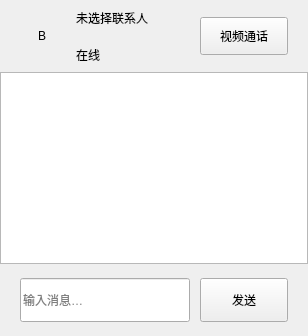
           <widget class="QWidget" name="chatView">
            <layout class="QVBoxLayout" name="chatViewLayout">
             <property name="spacing">
              <number>0</number>
             </property>
             <property name="leftMargin">
              <number>0</number>
             </property>
             <property name="topMargin">
              <number>0</number>
             </property>
             <property name="rightMargin">
              <number>0</number>
             </property>
             <property name="bottomMargin">
              <number>0</number>
             </property>
             <item>
              <widget class="QWidget" name="chatHead" native="true">
               <property name="minimumSize">
                <size>
                 <width>0</width>
                 <height>72</height>
                </size>
               </property>
               <property name="maximumSize">
                <size>
                 <width>16777215</width>
                 <height>72</height>
                </size>
               </property>
               <layout class="QHBoxLayout" name="chatHeadLayout">
                <property name="spacing">
                 <number>12</number>
                </property>
                <property name="leftMargin">
                 <number>20</number>
                </property>
                <property name="topMargin">
                 <number>0</number>
                </property>
                <property name="rightMargin">
                 <number>20</number>
                </property>
                <property name="bottomMargin">
                 <number>0</number>
                </property>
                <item>
                 <widget class="QLabel" name="chatAvatar">
                  <property name="minimumSize">
                   <size>
                    <width>44</width>
                    <height>44</height>
                   </size>
                  </property>
                  <property name="maximumSize">
                   <size>
                    <width>44</width>
                    <height>44</height>
                   </size>
                  </property>
                  <property name="text">
                   <string>B</string>
                  </property>
                  <property name="alignment">
                   <set>Qt::AlignCenter</set>
                  </property>
                 </widget>
                </item>
                <item>
                 <widget class="QWidget" name="chatTitle" native="true">
                  <layout class="QVBoxLayout" name="chatTitleLayout">
                   <property name="spacing">
                    <number>2</number>
                   </property>
                   <property name="leftMargin">
                    <number>0</number>
                   </property>
                   <property name="topMargin">
                    <number>0</number>
                   </property>
                   <property name="rightMargin">
                    <number>0</number>
                   </property>
                   <property name="bottomMargin">
                    <number>0</number>
                   </property>
                   <item>
                    <widget class="QLabel" name="chatName">
                     <property name="text">
                      <string>未选择联系人</string>
                     </property>
                    </widget>
                   </item>
                   <item>
                    <widget class="QLabel" name="chatStatus">
                     <property name="text">
                      <string>在线</string>
                     </property>
                    </widget>
                   </item>
                  </layout>
                 </widget>
                </item>
                <item>
                 <spacer name="chatHeadSpacer">
                  <property name="orientation">
                   <enum>Qt::Horizontal</enum>
                  </property>
                  <property name="sizeHint" stdset="0">
                   <size>
                    <width>40</width>
                    <height>20</height>
                   </size>
                  </property>
                 </spacer>
                </item>
                <item>
                 <widget class="QToolButton" name="btnCall">
                  <property name="minimumSize">
                   <size>
                    <width>88</width>
                    <height>38</height>
                   </size>
                  </property>
                  <property name="maximumSize">
                   <size>
                    <width>88</width>
                    <height>38</height>
                   </size>
                  </property>
                  <property name="cursor">
                   <cursorShape>PointingHandCursor</cursorShape>
                  </property>
                  <property name="toolTip">
                   <string>视频通话</string>
                  </property>
                  <property name="text">
                   <string>视频通话</string>
                  </property>
                  <property name="icon">
                   <iconset resource="../resources.qrc">
                    <normaloff>:/icons/icon-call.png</normaloff>:/icons/icon-call.png</iconset>
                  </property>
                  <property name="iconSize">
                   <size>
                    <width>15</width>
                    <height>15</height>
                   </size>
                  </property>
                  <property name="toolButtonStyle">
                   <enum>Qt::ToolButtonTextBesideIcon</enum>
                  </property>
                 </widget>
                </item>
               </layout>
              </widget>
             </item>
             <item>
              <widget class="QListWidget" name="listMessages">
               <property name="focusPolicy">
                <enum>Qt::NoFocus</enum>
               </property>
              </widget>
             </item>
             <item>
              <widget class="QWidget" name="inputRow" native="true">
               <property name="minimumSize">
                <size>
                 <width>0</width>
                 <height>72</height>
                </size>
               </property>
               <property name="maximumSize">
                <size>
                 <width>16777215</width>
                 <height>72</height>
                </size>
               </property>
               <layout class="QHBoxLayout" name="inputRowLayout">
                <property name="spacing">
                 <number>10</number>
                </property>
                <property name="leftMargin">
                 <number>20</number>
                </property>
                <property name="topMargin">
                 <number>0</number>
                </property>
                <property name="rightMargin">
                 <number>20</number>
                </property>
                <property name="bottomMargin">
                 <number>0</number>
                </property>
                <item>
                 <widget class="QLineEdit" name="editMessage">
                  <property name="minimumSize">
                   <size>
                    <width>0</width>
                    <height>44</height>
                   </size>
                  </property>
                  <property name="maximumSize">
                   <size>
                    <width>16777215</width>
                    <height>44</height>
                   </size>
                  </property>
                  <property name="placeholderText">
                   <string>输入消息…</string>
                  </property>
                 </widget>
                </item>
                <item>
                 <widget class="QPushButton" name="btnSend">
                  <property name="minimumSize">
                   <size>
                    <width>88</width>
                    <height>44</height>
                   </size>
                  </property>
                  <property name="maximumSize">
                   <size>
                    <width>88</width>
                    <height>44</height>
                   </size>
                  </property>
                  <property name="cursor">
                   <cursorShape>PointingHandCursor</cursorShape>
                  </property>
                  <property name="text">
                   <string>发送</string>
                  </property>
                 </widget>
                </item>
               </layout>
              </widget>
             </item>
            </layout>
           </widget>
